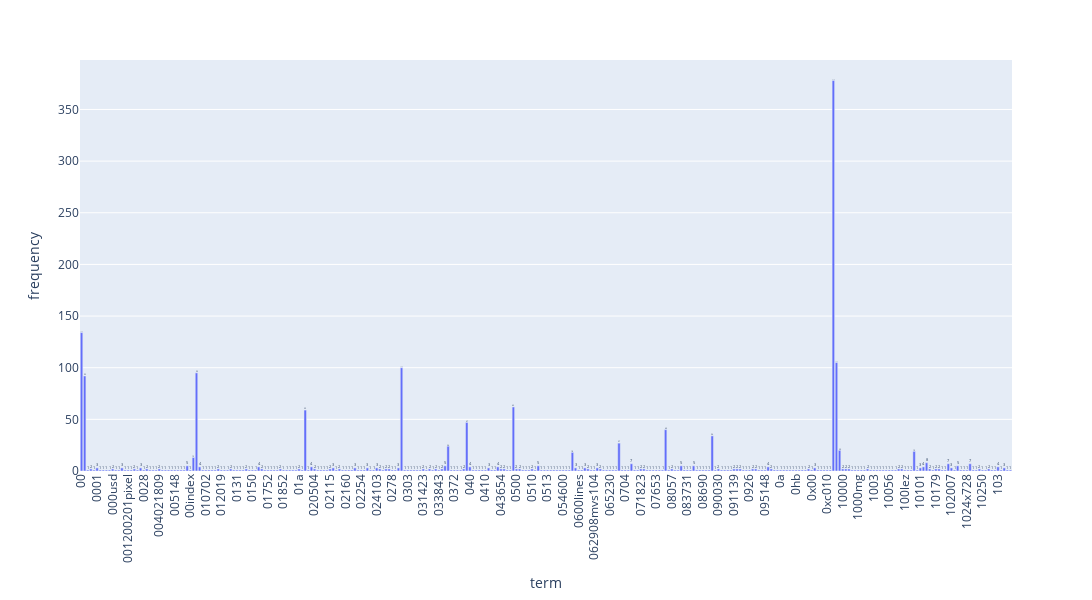

The notebook cell this image was saved under:
### Markdown cell above
### >>> **Exercise 12 (take home):**
If you want a nicer interactive visualization here, I would encourage you try to install and use plotly to achieve this.

### Code cell
# Answer here
import plotly.express as px

df_bar = pd.DataFrame({
    'term': count_vect.get_feature_names_out()[:300],
    'frequency': term_frequencies[:300]
})

fig = px.bar(df_bar, 
             x='term', 
             y='frequency', 
             text='frequency',)

fig.update_traces(textposition='auto')
fig.update_layout(xaxis_tickangle=-90,
                  width=1200,
                  height=600)

fig.show()

### Figure 1 — Plotly figure (JSON) as saved in the notebook; plotly's stock layout.template omitted (floating-point values rounded to 4 significant figures; data arrays with more than 128 entries replaced by an {"elided": "..."} marker saying what was removed)
{"data": [{"hovertemplate": "term=%{x}<br>frequency=%{text}<extra></extra>", "legendgroup": "", "marker": {"color": "#636efa", "pattern": {"shape": ""}}, "name": "", "orientation": "v", "showlegend": false, "text": {"elided": "300 float values"}, "textposition": "auto", "type": "bar", "x": {"elided": "300 str values"}, "xaxis": "x", "y": {"elided": "300 int values"}, "yaxis": "y"}], "layout": {"barmode": "relative", "height": 600, "legend": {"tracegroupgap": 0}, "margin": {"t": 60}, "width": 1200, "xaxis": {"anchor": "y", "domain": [0, 1], "tickangle": -90, "title": {"text": "term"}}, "yaxis": {"anchor": "x", "domain": [0, 1], "title": {"text": "frequency"}}}}
